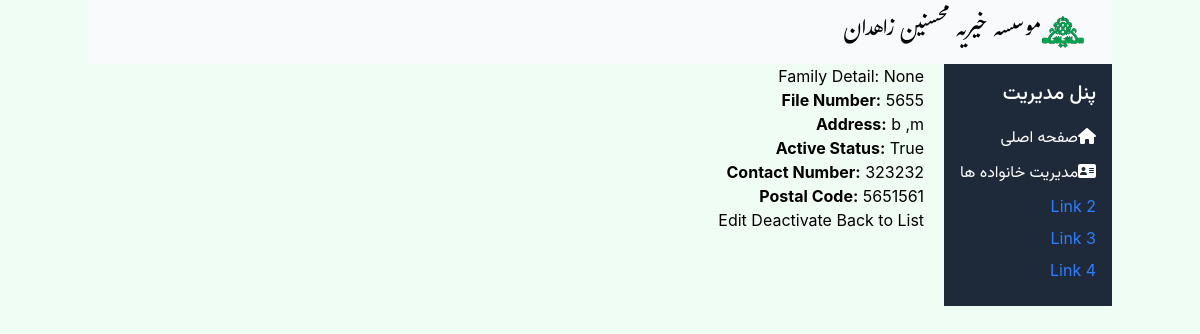
/families/1/, run on an earlier commit of the app's database.
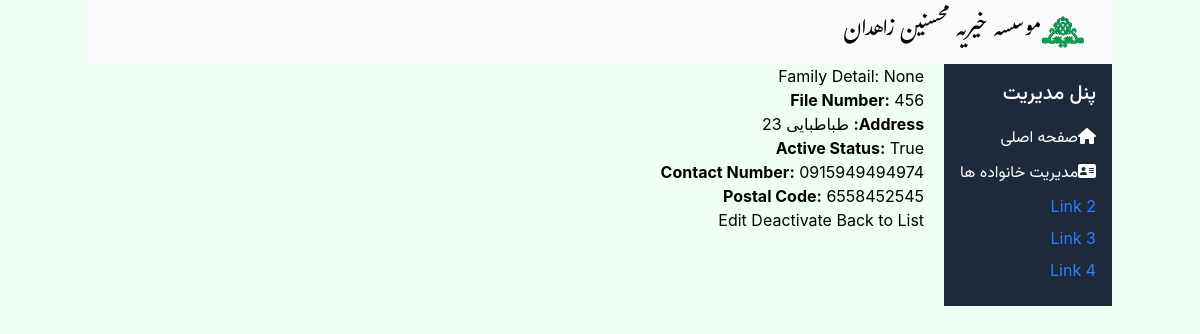
And on a later commit of the database.
### Mohsenin/models.py (models this page shows)
class Family(models.Model):
    doc_code = models.IntegerField('شماره پرونده')
    need_level = models.IntegerField('سطح نیاز', default=1, choices=NEED_LEVEL_CHOICE)
    family_type = models.IntegerField('نوع نیازمندی', default=1, choices=FAMILY_TYPE_CHOICES)
    guardian = models.ForeignKey('Person', verbose_name='سرپرست خانوار', on_delete=models.SET_NULL, related_name='guardianship', null=True)
    address = models.CharField('آدرس',max_length=255)
    contact_number = models.CharField('شماره تماس',max_length=15, blank=True, null=True)
    postal_code = models.CharField('کدپستی',max_length=10, blank=True, null= True)
    distlist = models.ForeignKey(Dist, verbose_name='لیست توزیع',on_delete=models.SET_NULL, null=True)
    is_active = models.BooleanField('تحت پوشش',default=True)  # To track if the family is currently receiving support

### Mohsenin/views.py (the view)
# urls.py: path('families/<int:pk>/', views.FamilyDetailView.as_view(), name='family_detail'),
class FamilyDetailView(View):
    template_name = 'Family/family_detail.html'
    def get(self, request, pk):
        family = get_object_or_404(Family, pk=pk)
        context = {
            'family': family
        }
        return render(request, self.template_name, context)

### Mohsenin/templates/Family/family_detail.html
{% extends "base.html" %}
{% block content %}
<h2>Family Detail: {{ family.guardian }}</h2>
<p><strong>File Number:</strong> {{ family.doc_code }}</p>
<p><strong>Address:</strong> {{ family.address }}</p>
<p><strong>Active Status:</strong> {{ family.is_active }}</p>
<p><strong>Contact Number:</strong> {{ family.contact_number }}</p>
<p><strong>Postal Code:</strong> {{ family.postal_code }}</p>
<a href="{% url 'family_update' family.pk %}">Edit</a>
<a href="{% url 'family_deactivate' family.pk %}">Deactivate</a>
<a href="{% url 'family_list' %}">Back to List</a>
{% endblock %}

What changed in the data, as far as the page shows it:
changed Family "None": doc_code "5655" → "456"; address "b ,m" → "طباطبایی 23"; contact_number "323232" → "0915949494974"; postal_code "5651561" → "6558452545"
